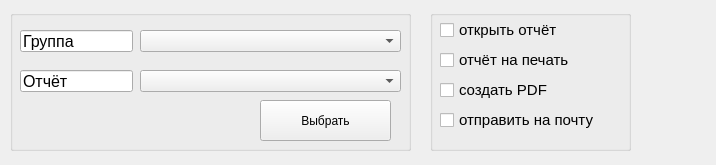
<?xml version="1.0" encoding="UTF-8"?>
<ui version="4.0">
 <class>Form</class>
 <widget class="QWidget" name="Form">
  <property name="geometry">
   <rect>
    <x>0</x>
    <y>0</y>
    <width>716</width>
    <height>165</height>
   </rect>
  </property>
  <property name="windowTitle">
   <string>Группа</string>
  </property>
  <widget class="QGroupBox" name="groupBox">
   <property name="geometry">
    <rect>
     <x>10</x>
     <y>10</y>
     <width>401</width>
     <height>141</height>
    </rect>
   </property>
   <property name="title">
    <string/>
   </property>
   <widget class="QComboBox" name="comboBox">
    <property name="geometry">
     <rect>
      <x>130</x>
      <y>20</y>
      <width>261</width>
      <height>22</height>
     </rect>
    </property>
   </widget>
   <widget class="QPushButton" name="pushButton">
    <property name="geometry">
     <rect>
      <x>250</x>
      <y>90</y>
      <width>131</width>
      <height>41</height>
     </rect>
    </property>
    <property name="text">
     <string>Выбрать</string>
    </property>
   </widget>
   <widget class="QLineEdit" name="lineEdit">
    <property name="geometry">
     <rect>
      <x>10</x>
      <y>20</y>
      <width>113</width>
      <height>22</height>
     </rect>
    </property>
    <property name="font">
     <font>
      <pointsize>12</pointsize>
     </font>
    </property>
    <property name="text">
     <string>Группа</string>
    </property>
    <property name="readOnly">
     <bool>true</bool>
    </property>
   </widget>
   <widget class="QComboBox" name="comboBox_2">
    <property name="geometry">
     <rect>
      <x>130</x>
      <y>60</y>
      <width>261</width>
      <height>22</height>
     </rect>
    </property>
   </widget>
   <widget class="QLineEdit" name="lineEdit_2">
    <property name="geometry">
     <rect>
      <x>10</x>
      <y>60</y>
      <width>113</width>
      <height>22</height>
     </rect>
    </property>
    <property name="font">
     <font>
      <pointsize>12</pointsize>
     </font>
    </property>
    <property name="text">
     <string>Отчёт</string>
    </property>
    <property name="readOnly">
     <bool>true</bool>
    </property>
   </widget>
  </widget>
  <widget class="QGroupBox" name="groupBox_2">
   <property name="geometry">
    <rect>
     <x>430</x>
     <y>10</y>
     <width>201</width>
     <height>141</height>
    </rect>
   </property>
   <property name="title">
    <string/>
   </property>
   <widget class="QCheckBox" name="checkBox">
    <property name="geometry">
     <rect>
      <x>10</x>
      <y>10</y>
      <width>161</width>
      <height>20</height>
     </rect>
    </property>
    <property name="font">
     <font>
      <pointsize>11</pointsize>
     </font>
    </property>
    <property name="text">
     <string>открыть отчёт</string>
    </property>
   </widget>
   <widget class="QCheckBox" name="checkBox_2">
    <property name="geometry">
     <rect>
      <x>10</x>
      <y>40</y>
      <width>161</width>
      <height>20</height>
     </rect>
    </property>
    <property name="font">
     <font>
      <pointsize>11</pointsize>
     </font>
    </property>
    <property name="text">
     <string>отчёт на печать</string>
    </property>
   </widget>
   <widget class="QCheckBox" name="checkBox_3">
    <property name="geometry">
     <rect>
      <x>10</x>
      <y>70</y>
      <width>161</width>
      <height>20</height>
     </rect>
    </property>
    <property name="font">
     <font>
      <pointsize>11</pointsize>
     </font>
    </property>
    <property name="text">
     <string>создать PDF</string>
    </property>
   </widget>
   <widget class="QCheckBox" name="checkBox_4">
    <property name="geometry">
     <rect>
      <x>10</x>
      <y>100</y>
      <width>161</width>
      <height>20</height>
     </rect>
    </property>
    <property name="font">
     <font>
      <pointsize>11</pointsize>
     </font>
    </property>
    <property name="text">
     <string>отправить на почту</string>
    </property>
   </widget>
  </widget>
 </widget>
 <resources/>
 <connections/>
</ui>
